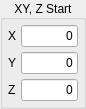
   <widget class="QGroupBox" name="gridGroupBox_11">
    <property name="geometry">
     <rect>
      <x>225</x>
      <y>245</y>
      <width>86</width>
      <height>96</height>
     </rect>
    </property>
    <property name="title">
     <string>XY, Z Start</string>
    </property>
    <property name="alignment">
     <set>Qt::AlignCenter</set>
    </property>
    <layout class="QGridLayout" name="gridLayout_14">
     <property name="leftMargin">
      <number>5</number>
     </property>
     <property name="topMargin">
      <number>5</number>
     </property>
     <property name="rightMargin">
      <number>5</number>
     </property>
     <property name="bottomMargin">
      <number>5</number>
     </property>
     <property name="spacing">
      <number>5</number>
     </property>
     <item row="0" column="0">
      <widget class="QLabel" name="label_31">
       <property name="text">
        <string>X</string>
       </property>
      </widget>
     </item>
     <item row="0" column="1">
      <widget class="QLineEdit" name="xCoord">
       <property name="text">
        <string>0</string>
       </property>
       <property name="alignment">
        <set>Qt::AlignRight|Qt::AlignTrailing|Qt::AlignVCenter</set>
       </property>
      </widget>
     </item>
     <item row="3" column="0">
      <widget class="QLabel" name="label_32">
       <property name="text">
        <string>Y</string>
       </property>
      </widget>
     </item>
     <item row="3" column="1">
      <widget class="QLineEdit" name="yCoord">
       <property name="text">
        <string>0</string>
       </property>
       <property name="alignment">
        <set>Qt::AlignRight|Qt::AlignTrailing|Qt::AlignVCenter</set>
       </property>
      </widget>
     </item>
     <item row="4" column="0">
      <widget class="QLabel" name="label_33">
       <property name="text">
        <string>Z</string>
       </property>
      </widget>
     </item>
     <item row="4" column="1">
      <widget class="QLineEdit" name="zStart">
       <property name="text">
        <string>0</string>
       </property>
       <property name="alignment">
        <set>Qt::AlignRight|Qt::AlignTrailing|Qt::AlignVCenter</set>
       </property>
      </widget>
     </item>
    </layout>
   </widget>
